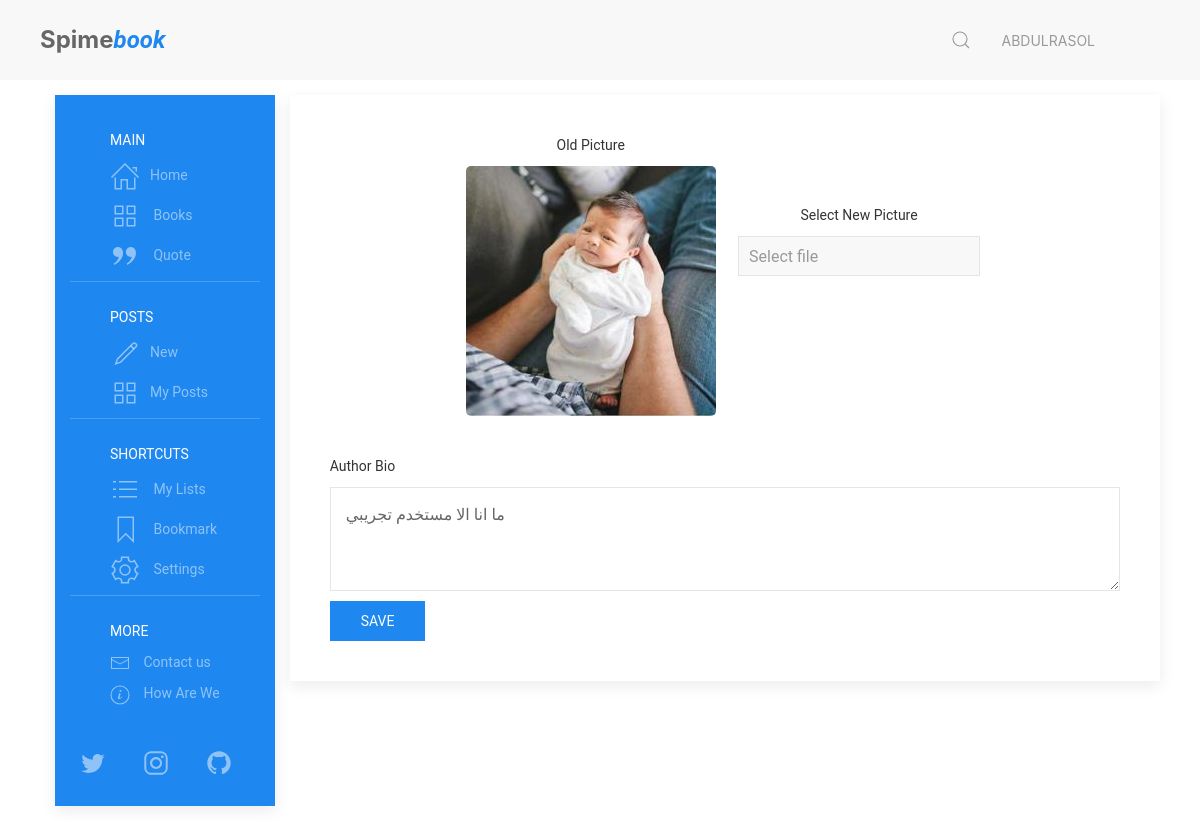
Page /user/profile/edit (signed in) on the earlier database version.
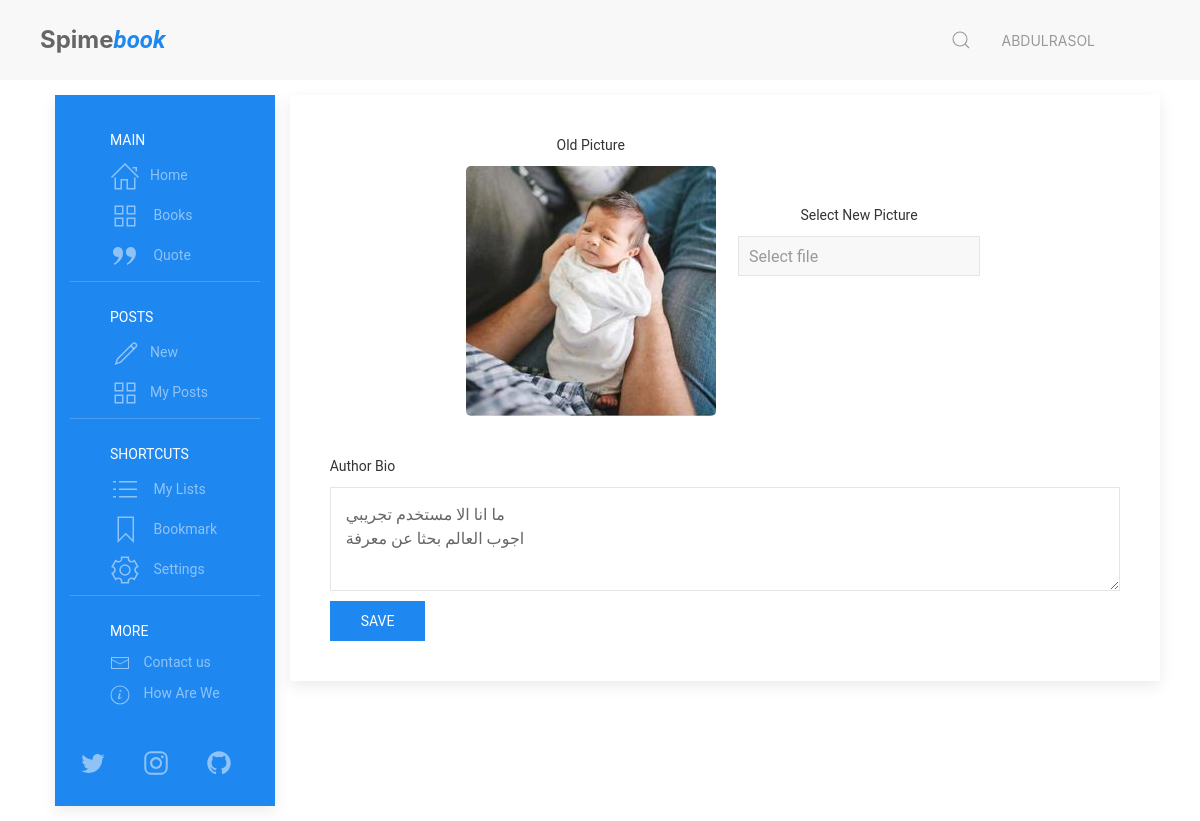
Same page on the later database version.
### users/models.py (models this page shows, shortened)
class Profile(models.Model):
    user = models.OneToOneField(
        User, on_delete=models.CASCADE, primary_key=True, related_name='profile')
    picture = models.ImageField(
        upload_to='users/Profiles/', blank=True, null=True, default='user.png')
    bio = models.CharField(max_length=221, blank=True, null=True)
    loves = models.ManyToManyField(
        Post, related_name='loves', blank=True)
    books = models.ManyToManyField(
        Book, related_name='books', blank=True)

### users/views.py (the view, shortened to what this page needs)
# urls.py: path('user/profile/edit', views.edit_profile, name='edit-profile'),
@login_required(login_url='log-in')
def edit_profile(request):
    profile = get_object_or_404(Profile, user=request.user)
    form = EditProfileForm(request.POST or None,
                           request.FILES or None, instance=profile)
    context = {
        'title': 'Edit my profile',
        'form': form
    }
    return render(request, 'users/edit_porfile.html', context)

### users/forms.py
class EditProfileForm(forms.ModelForm):
    picture = forms.ImageField(widget=forms.FileInput, required=False)
    bio = forms.CharField(widget=forms.Textarea)
    class Meta:
        model = Profile
        fields = ['bio', 'picture']

### users/templates/users/edit_porfile.html (shortened to what this page needs)
{% extends "posts/base.html" %}
{% load static %}
{% load widget_tweaks %}
{% block content %}
<div class="uk-card uk-card-default">
    <form class="uk-form-stacked uk-padding" enctype="multipart/form-data" method="POST">
        <div class="uk-grid-small uk-child-width-1-3@s uk-flex-center uk-text-center" uk-grid>
            <div class="uk-margin uk-text-center">
                <label style="display: block;" class="uk-form-label uk-margin-small-bottom" for="form-stacked-text">
                    Old Picture
                </label>
                <div>
                    <img class="uk-border-rounded" src="{{user.profile.picture.url}}" alt="{{author.author_Name}}">
                </div>
            </div>
            <div class="uk-margin-large-top">
                <label style="display: block;" class="uk-form-label uk-margin-small-bottom" for="form-stacked-text">
                    Select New Picture
                </label>
                <div uk-form-custom="target: true">
                    <input class="uk-input uk-width-auto@s" type="text" placeholder="Select file" disabled>
                </div>
            </div>
        </div>
        <div class="uk-margin uk-width-1-1 uk-margin-small-bottom">
            <label style="display: block;" class="uk-form-label uk-margin-small-bottom" for="form-stacked-text">Author
                Bio</label>
            <div class="uk-form-controls">
                {{form.bio|add_class:"uk-textarea uk-padding-small"|attr:"rows:3"|attr:"placeholder:Write Your Bio"}}
            </div>
        </div>
        <button class="uk-button uk-button-primary" type="submit">Save</button>
    </form>
</div>
{% endblock content %}

Differences in the rows shown:
changed Profile: bio "ما انا الا مستخدم تجريبي" → "ما انا الا مستخدم تجريبي اجوب العالم بحثا عن معرفة"
